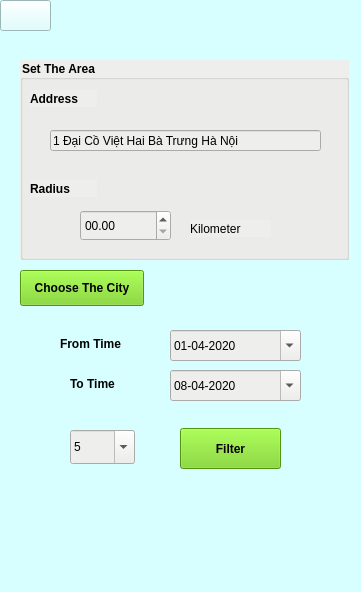
<?xml version="1.0" encoding="UTF-8"?>
<ui version="4.0">
 <class>MainWindow</class>
 <widget class="QMainWindow" name="MainWindow">
  <property name="geometry">
   <rect>
    <x>0</x>
    <y>0</y>
    <width>361</width>
    <height>592</height>
   </rect>
  </property>
  <property name="windowTitle">
   <string>GolSan2D</string>
  </property>
  <property name="styleSheet">
   <string notr="true">background-color: rgb(216, 255, 255);</string>
  </property>
  <widget class="QWidget" name="centralwidget">
   <widget class="QPushButton" name="back_arrow">
    <property name="geometry">
     <rect>
      <x>0</x>
      <y>0</y>
      <width>51</width>
      <height>31</height>
     </rect>
    </property>
    <property name="styleSheet">
     <string notr="true"/>
    </property>
    <property name="locale">
     <locale language="English" country="UnitedStates"/>
    </property>
    <property name="text">
     <string/>
    </property>
    <property name="icon">
     <iconset>
      <normaloff>../image/back_arrow.png</normaloff>../image/back_arrow.png</iconset>
    </property>
    <property name="iconSize">
     <size>
      <width>50</width>
      <height>50</height>
     </size>
    </property>
    <property name="autoDefault">
     <bool>false</bool>
    </property>
    <property name="default">
     <bool>false</bool>
    </property>
    <property name="flat">
     <bool>false</bool>
    </property>
   </widget>
   <widget class="QGroupBox" name="groupBox">
    <property name="geometry">
     <rect>
      <x>20</x>
      <y>60</y>
      <width>329</width>
      <height>200</height>
     </rect>
    </property>
    <property name="font">
     <font>
      <weight>75</weight>
      <bold>true</bold>
     </font>
    </property>
    <property name="styleSheet">
     <string notr="true">background-color: rgb(238, 238, 236);</string>
    </property>
    <property name="locale">
     <locale language="English" country="UnitedStates"/>
    </property>
    <property name="title">
     <string>Set The Area</string>
    </property>
    <widget class="QLabel" name="label">
     <property name="geometry">
      <rect>
       <x>10</x>
       <y>30</y>
       <width>67</width>
       <height>17</height>
      </rect>
     </property>
     <property name="font">
      <font>
       <weight>75</weight>
       <bold>true</bold>
      </font>
     </property>
     <property name="locale">
      <locale language="English" country="UnitedStates"/>
     </property>
     <property name="text">
      <string>Address</string>
     </property>
    </widget>
    <widget class="QLineEdit" name="address">
     <property name="geometry">
      <rect>
       <x>30</x>
       <y>70</y>
       <width>271</width>
       <height>21</height>
      </rect>
     </property>
     <property name="locale">
      <locale language="English" country="UnitedStates"/>
     </property>
     <property name="text">
      <string>1 Đại Cồ Việt Hai Bà Trưng Hà Nội</string>
     </property>
    </widget>
    <widget class="QLabel" name="label_4">
     <property name="geometry">
      <rect>
       <x>10</x>
       <y>120</y>
       <width>67</width>
       <height>17</height>
      </rect>
     </property>
     <property name="font">
      <font>
       <weight>75</weight>
       <bold>true</bold>
      </font>
     </property>
     <property name="locale">
      <locale language="English" country="UnitedStates"/>
     </property>
     <property name="text">
      <string>Radius</string>
     </property>
    </widget>
    <widget class="QDoubleSpinBox" name="radius">
     <property name="geometry">
      <rect>
       <x>60</x>
       <y>150</y>
       <width>91</width>
       <height>31</height>
      </rect>
     </property>
     <property name="locale">
      <locale language="English" country="UnitedStates"/>
     </property>
     <property name="prefix">
      <string>0</string>
     </property>
     <property name="suffix">
      <string/>
     </property>
     <property name="decimals">
      <number>2</number>
     </property>
    </widget>
    <widget class="QLabel" name="label_5">
     <property name="geometry">
      <rect>
       <x>170</x>
       <y>160</y>
       <width>81</width>
       <height>17</height>
      </rect>
     </property>
     <property name="locale">
      <locale language="English" country="UnitedStates"/>
     </property>
     <property name="text">
      <string>Kilometer</string>
     </property>
    </widget>
   </widget>
   <widget class="QPushButton" name="choose_the_city">
    <property name="geometry">
     <rect>
      <x>20</x>
      <y>270</y>
      <width>124</width>
      <height>36</height>
     </rect>
    </property>
    <property name="font">
     <font>
      <weight>75</weight>
      <bold>true</bold>
     </font>
    </property>
    <property name="styleSheet">
     <string notr="true">background-color: rgb(115, 210, 22);</string>
    </property>
    <property name="locale">
     <locale language="English" country="UnitedStates"/>
    </property>
    <property name="text">
     <string>Choose The City</string>
    </property>
   </widget>
   <widget class="QLabel" name="label_7">
    <property name="geometry">
     <rect>
      <x>70</x>
      <y>370</y>
      <width>81</width>
      <height>27</height>
     </rect>
    </property>
    <property name="font">
     <font>
      <weight>75</weight>
      <bold>true</bold>
     </font>
    </property>
    <property name="locale">
     <locale language="English" country="UnitedStates"/>
    </property>
    <property name="text">
     <string>To Time</string>
    </property>
   </widget>
   <widget class="QLabel" name="label_8">
    <property name="geometry">
     <rect>
      <x>60</x>
      <y>330</y>
      <width>81</width>
      <height>27</height>
     </rect>
    </property>
    <property name="font">
     <font>
      <weight>75</weight>
      <bold>true</bold>
     </font>
    </property>
    <property name="locale">
     <locale language="English" country="UnitedStates"/>
    </property>
    <property name="text">
     <string>From Time</string>
    </property>
   </widget>
   <widget class="QComboBox" name="top">
    <property name="geometry">
     <rect>
      <x>70</x>
      <y>430</y>
      <width>65</width>
      <height>34</height>
     </rect>
    </property>
    <property name="font">
     <font>
      <weight>75</weight>
      <italic>false</italic>
      <bold>true</bold>
     </font>
    </property>
    <property name="styleSheet">
     <string notr="true">background-color: rgb(238, 238, 236);</string>
    </property>
    <property name="locale">
     <locale language="English" country="UnitedStates"/>
    </property>
    <property name="editable">
     <bool>true</bool>
    </property>
    <property name="currentText">
     <string>5</string>
    </property>
    <item>
     <property name="text">
      <string>5</string>
     </property>
    </item>
    <item>
     <property name="text">
      <string>10</string>
     </property>
    </item>
    <item>
     <property name="text">
      <string>20</string>
     </property>
    </item>
   </widget>
   <widget class="QPushButton" name="filter">
    <property name="geometry">
     <rect>
      <x>180</x>
      <y>428</y>
      <width>101</width>
      <height>41</height>
     </rect>
    </property>
    <property name="font">
     <font>
      <weight>75</weight>
      <bold>true</bold>
     </font>
    </property>
    <property name="styleSheet">
     <string notr="true">background-color: rgb(115, 210, 22);
</string>
    </property>
    <property name="locale">
     <locale language="English" country="UnitedStates"/>
    </property>
    <property name="text">
     <string>Filter</string>
    </property>
   </widget>
   <widget class="QDateEdit" name="from_date">
    <property name="geometry">
     <rect>
      <x>170</x>
      <y>330</y>
      <width>131</width>
      <height>31</height>
     </rect>
    </property>
    <property name="styleSheet">
     <string notr="true">background-color: rgb(238, 238, 236);</string>
    </property>
    <property name="locale">
     <locale language="English" country="UnitedStates"/>
    </property>
    <property name="displayFormat">
     <string>dd-MM-yyyy</string>
    </property>
    <property name="calendarPopup">
     <bool>true</bool>
    </property>
    <property name="date">
     <date>
      <year>2020</year>
      <month>4</month>
      <day>1</day>
     </date>
    </property>
   </widget>
   <widget class="QDateEdit" name="to_date">
    <property name="geometry">
     <rect>
      <x>170</x>
      <y>370</y>
      <width>131</width>
      <height>31</height>
     </rect>
    </property>
    <property name="styleSheet">
     <string notr="true">background-color: rgb(238, 238, 236);</string>
    </property>
    <property name="locale">
     <locale language="English" country="UnitedStates"/>
    </property>
    <property name="displayFormat">
     <string>dd-MM-yyyy</string>
    </property>
    <property name="calendarPopup">
     <bool>true</bool>
    </property>
    <property name="date">
     <date>
      <year>2020</year>
      <month>4</month>
      <day>8</day>
     </date>
    </property>
   </widget>
   <widget class="QLabel" name="main_icon_2">
    <property name="geometry">
     <rect>
      <x>50</x>
      <y>470</y>
      <width>261</width>
      <height>141</height>
     </rect>
    </property>
    <property name="locale">
     <locale language="English" country="UnitedStates"/>
    </property>
    <property name="text">
     <string/>
    </property>
    <property name="pixmap">
     <pixmap>../image/Hust_Logo.png</pixmap>
    </property>
    <property name="scaledContents">
     <bool>true</bool>
    </property>
   </widget>
  </widget>
 </widget>
 <resources/>
 <connections/>
</ui>
